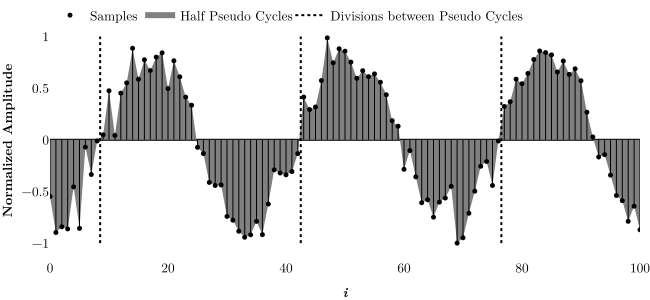

Python code for this plot:
import sys
print(sys.version)
import plotly.graph_objects as go
sys.path.append("c:/Users/tesse/Desktop/Files/Dropbox/0_Thesis/Python/01_Envelope")
import numpy as np

from Helper import signal_to_pulses, get_pulses_area

'''Generating Wave'''

np.random.seed(1)
# fps = 10
n = 100+1

X = np.arange(n)# / fps
W = np.zeros(n)

afp = [
  [2, 3, np.pi],
  # [1, 2, 1.2 * np.pi],
  # [1, 2.3, 1.4 * np.pi]
  ]
for a, f, p in afp:
  W += a * np.cos(p + 2 * np.pi * f * X / n) + np.random.normal(0, a / 5, n)

W = W / np.max(np.abs(W))

'''Wave to pulses'''
pulses = signal_to_pulses(W)
pulses_X, pulses_Y = get_pulses_area(pulses)

'''============================================================================'''
'''                              PLOT LINES                                    '''
'''============================================================================'''
FONT = dict(
    family="Latin Modern Roman",
    color="black",
    size=13.3333
  )

'''Plotting'''
fig = go.Figure()
fig.layout.template ="plotly_white" 
fig.update_layout(
  xaxis_title="<b><i>i</i></b>",
  yaxis_title="<b>Normalized Amplitude</b>",
  legend=dict(orientation='h', yanchor='top', xanchor='left', y=1.1),
  margin=dict(l=0, r=0, b=0, t=0),
  font=FONT,
  titlefont=FONT
)
fig.layout.xaxis.title.font=FONT
fig.layout.yaxis.title.font=FONT

fig.update_xaxes(showline=False, showgrid=False, zeroline=False)
fig.update_yaxes(showline=False, showgrid=False, zerolinewidth=2, zerolinecolor='black')

'''Samples'''
fig.add_trace(
  go.Scatter(
    name="Samples",
    showlegend=False,
    x=X,
    y=W,
    mode='markers',
    fill="tozeroy",
    fillcolor="gray",
    marker=dict(
        size=5,
        color="black",
    )
  )
)
fig.add_trace(
  go.Scatter(
    name= "Samples Stem",
    showlegend=False,
    x=[i for x in X for i in (x, x, None)],
    y=[i for y in W for i in (0, y, None)],
    mode='lines',
    line=go.scatter.Line(color="black", width=1)
  )
)

''' Samples Legend'''
fig.add_trace(
  go.Scatter(
    name="Samples",
    x=[None],#pulses_X,
    y=[None],#pulses_Y,
    # fill="tozeroy",
    mode="markers",
      marker=dict(
      size=5,
      color="black",
    )
    # visible = "legendonly"
  )
)

''' Pulses Legend'''
fig.add_trace(
  go.Scatter(
    name="Half Pseudo Cycles",
    x=[None],#pulses_X,
    y=[None],#pulses_Y,
    fill="tozeroy",
    mode="none",
    fillcolor="gray",
    marker=dict(
      size=5,
      color="black",
    )
    # visible = "legendonly"
  )
)

''' Pseudo-Cycles '''
cycles_X = []
cycles_Y = []
for x in pulses_X[2:-3:4]:
  cycles_X.append(x)   , cycles_Y.append(-1)
  cycles_X.append(x)   , cycles_Y.append(1)
  cycles_X.append(None), cycles_Y.append(None)

fig.add_trace(
  go.Scatter(
    name="Divisions between Pseudo Cycles  ",
    x=cycles_X,
    y=cycles_Y,
    # marker_symbol="line-ns",
    mode="lines",
    line=dict(
      # width=5,
      color="black",
      dash="dot"
    )
    # marker_line_width=2, 
    # marker_size=50,
  )
)

fig.show(config=dict({'scrollZoom': True}))
save_name = "./images/" + sys.argv[0].split('/')[-1].replace(".py", ".svg")
fig.write_image(save_name, width=650, height=300, engine="kaleido", format="svg")
print("saved:", save_name)
